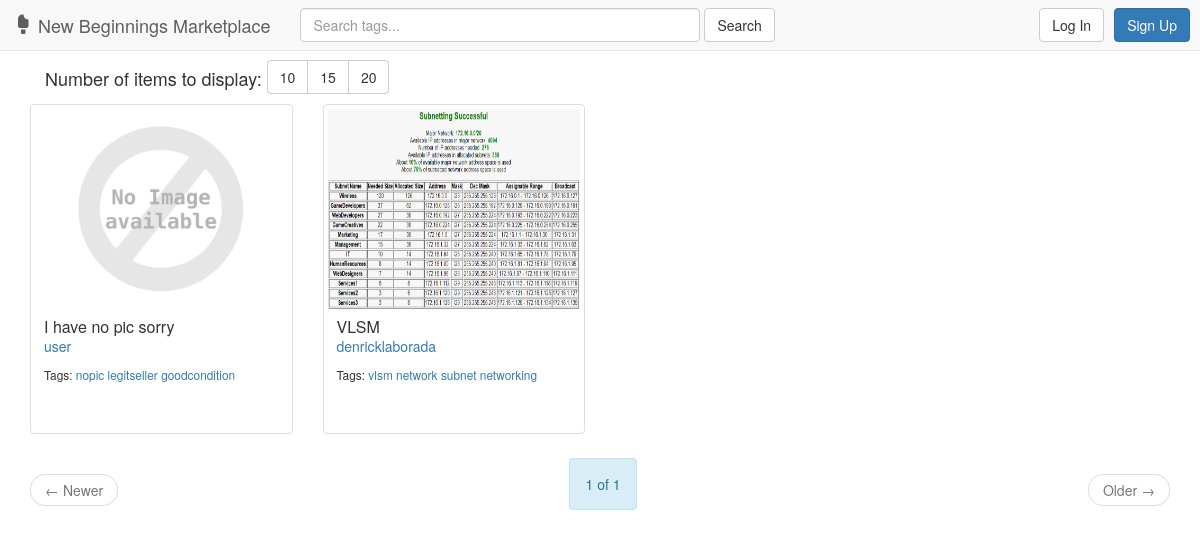
/, run on an earlier commit of the app's database.
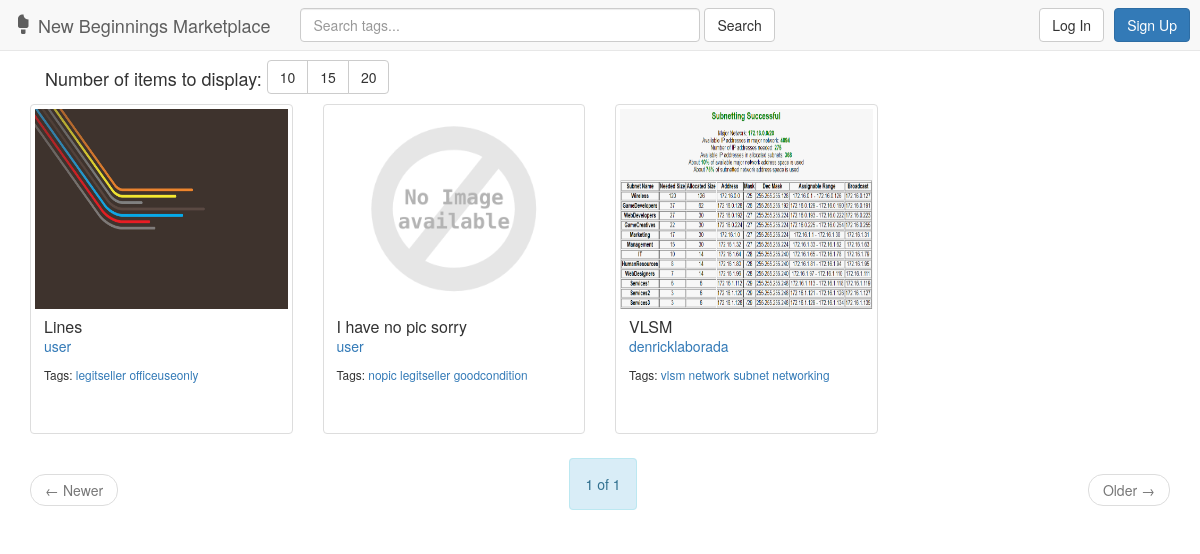
And on a later commit of the database.
### marketplace/models.py (models this page shows, shortened)
class Post(models.Model):
    user = models.ForeignKey(User, on_delete=models.CASCADE)
    image = models.ImageField(upload_to='marketplace/static/marketplace/img/', blank=True, default='marketplace/static/marketplace/img/def/default.png')
    name = models.CharField(max_length=25)
    condition = models.CharField(max_length=50)
    quantity = models.PositiveIntegerField(default=1, validators=[MinValueValidator(1)])
    CHOICES = (
        ('Academic', 'Academic'),
        ('Office', 'Office'),
    )
    type = models.CharField(max_length=8, choices=CHOICES)
    course = models.CharField(max_length=20, blank=True)
    tags = TaggableManager(blank=True)

### marketplace/views.py (the view)
# urls.py: url(r'^$', views.index, name='index'),
def index(request):
    latest_post_list = Post.objects.all().order_by('-id')
    search = request.GET.get('query')
    page = request.GET.get('page')
    itemnum = request.GET.get('c')
    if search:
        latest_post_list = latest_post_list.filter(tags__name__in=[search]).distinct()
    paginator = Paginator(latest_post_list, 10)
    if itemnum:
        paginator = Paginator(latest_post_list, itemnum)
    if request.method == 'POST':
        regform = RegistrationForm(request.POST)
        postform = PostForm(request.POST, request.FILES)
        if regform.is_valid():
            regform.save()
            return redirect('/')
        elif request.user.is_authenticated():
            if postform.is_valid():
                obj = postform.save(commit=False)
                obj.user = request.user
                obj.image = postform.cleaned_data['image']
                obj.save()
                postform.save_m2m()
                return redirect('/')
        else:
            postform = PostForm()
            regform = RegistrationForm()
            context = {
                'latest_post_list': latest_post_list,
                'regform': regform,
                'postform': postform,
            }
            return login(request, context, template_name='marketplace/err.html')
    else:
        postform = PostForm()
        regform = RegistrationForm()
        try:
            latest_post_list = paginator.page(page)
        except PageNotAnInteger:
            latest_post_list = paginator.page(1)
        except EmptyPage:
            latest_post_list = paginator.page(paginator.num_pages)
        context = {
            'latest_post_list': latest_post_list,
            'regform': regform,
            'postform': postform,
        }
        return render(request, 'marketplace/index.html', context)

### marketplace/forms.py (shortened to what this page needs)
class RegistrationForm(UserCreationForm):
    first_name = forms.CharField(required=True)
    last_name = forms.CharField(required=True)
    degree_or_office = forms.CharField(required=True)
    class Meta:
        model = User
        fields = (
            'username',
            'first_name',
            'last_name',
            'password1',
            'password2',
            'degree_or_office',
        )

class PostForm(forms.ModelForm):
    name = forms.CharField(required=True)
    condition = forms.CharField(required=True)
    type = forms.ChoiceField(choices=Post.CHOICES, required=True)
    quantity = forms.IntegerField(required=True, initial='1', min_value=1)
    class Meta:
        model = Post
        fields = (
            'image',
            'name',
            'condition',
            'quantity',
            'type',
            'course',
            'tags',
        )

### marketplace/templates/marketplace/index.html (shortened to what this page needs)
{% extends 'marketplace/includes/header.html' %}
{% block body %}
    <div class="container">
        {% if latest_post_list %}
            <div class="col-md-12 col-sm-12">
                <span><h4 style="display: inline;">Number of items to display: </h4></span>
                <div class="btn-group" role="group" style="margin-bottom: 10px;">
                    <button id="btn10" type="button" class="btn btn-default">10</button>
                    <button id="btn15" type="button" class="btn btn-default">15</button>
                    <button id="btn20" type="button" class="btn btn-default">20</button>
                </div>
            </div>
            <div class="row">
                {% for post in latest_post_list %}
                    <div class="col-sm-6 col-md-3">
                        <div class="thumbnail">
                            <a data-toggle="modal" data-target="#postModal{{ post.id }}" href="javascript:void(0);"><img src="{{ post.image.url }}" style="height:200px;"></a>
                            <div class="caption" style="height: 120px;">
                                <h3 class="panel-title"><a data-toggle="modal" data-target="#postModal{{ post.id }}" href="javascript:void(0);">{{ post.name }}</a></h3>
                                <p><a href="{% url 'marketplace:userdetails' post.user.id %}">
                                    {{ post.user }}
                                </a></p>
                                <p><small>Tags:
                                    {% for t in post.tags.all %}
                                        <a href="{% url 'marketplace:tagresults' t.name %}">{{ t.name }}</a>
                                    {% endfor %}
                                </small></p>
                            </div>
                        </div>
                    </div>
                {% endfor %}
            </div>
            <nav aria-label="Pagination">
                <ul class="pager">
                    {% if latest_post_list.has_previous %}
                        <li class="previous"><a href="?page={{ latest_post_list.previous_page_number }}"><span aria-hidden="true">&larr;</span> Newer</a></li>
                    {% else %}
                        <li class="previous disabled"><a><span aria-hidden="true">&larr;</span> Newer</a></li>
                    {% endif %}
                    <span class="alert alert-info">
                        {{ latest_post_list.number }} of {{ latest_post_list.paginator.num_pages }}
                    </span>
                    {% if latest_post_list.has_next %}
                        <li class="next"><a href="?page={{ latest_post_list.next_page_number }}">Older <span aria-hidden="true">&rarr;</span></a></li>
                    {% else %}
                         <li class="next disabled"><a>Older <span aria-hidden="true">&rarr;</span></a></li>
                    {% endif %}
                </ul>
            </nav>
        {% else %}
            <div class="alert-danger">No posts are available.</div>
        {% endif %}
    </div>
{% endblock %}

### marketplace/templates/marketplace/includes/header.html (shortened to what this page needs)
{% load staticfiles %}
<head>
    {% block head %}
        <link type="text/css" rel="stylesheet" href="{% static "marketplace/css/bootstrap.min.css" %}"/>
        <link type="text/css" rel="stylesheet" href="{% static "marketplace/css/edited.css" %}"/>
    {% endblock %}
</head>
{% block header %}
    <nav class="navbar navbar-default navbar-fixed-top">
        <div class="container-fluid">
            <div class="navbar-header">
                <a class="navbar-brand" href="{% url 'marketplace:index' %}"><span class="glyphicon glyphicon-ice-lolly-tasted" aria-hidden="true"></span> New Beginnings Marketplace</a>
            </div>
            <div class="collapse navbar-collapse" id="bs-example-navbar-collapse-1">
                <form class="navbar-form navbar-left" method="get">
                    <div class="form-group">
                        <input type="text" class="form-control" name="query" value = "{{ request.GET.query }}" placeholder="Search tags..." style="width:400px;">
                        <button type="submit" class="btn btn-default">Search</button>
                    </div>
                </form>
                {% if not user.is_authenticated %}
                    <ul id="navforms" class="nav navbar-nav navbar-right">
                        <li><button data-toggle="modal" data-target="#loginModal" class="btn btn-default navbar-btn" style="margin-right:10px;">Log In</button></li>
                        <li><button data-toggle="modal" data-target="#signupModal" class="btn btn-primary navbar-btn" style="margin-right:10px;">Sign Up</button></li>
                    </ul>
                {% endif %}
            </div>
        </div>
    </nav>
{% endblock %}
{% block body %}{% endblock %}

What changed in the data, as far as the page shows it:
added Post: image (picture), name "Lines", user "user", Tag (name "legitseller")
added Tag: name "officeuseonly", shown under "Lines"
